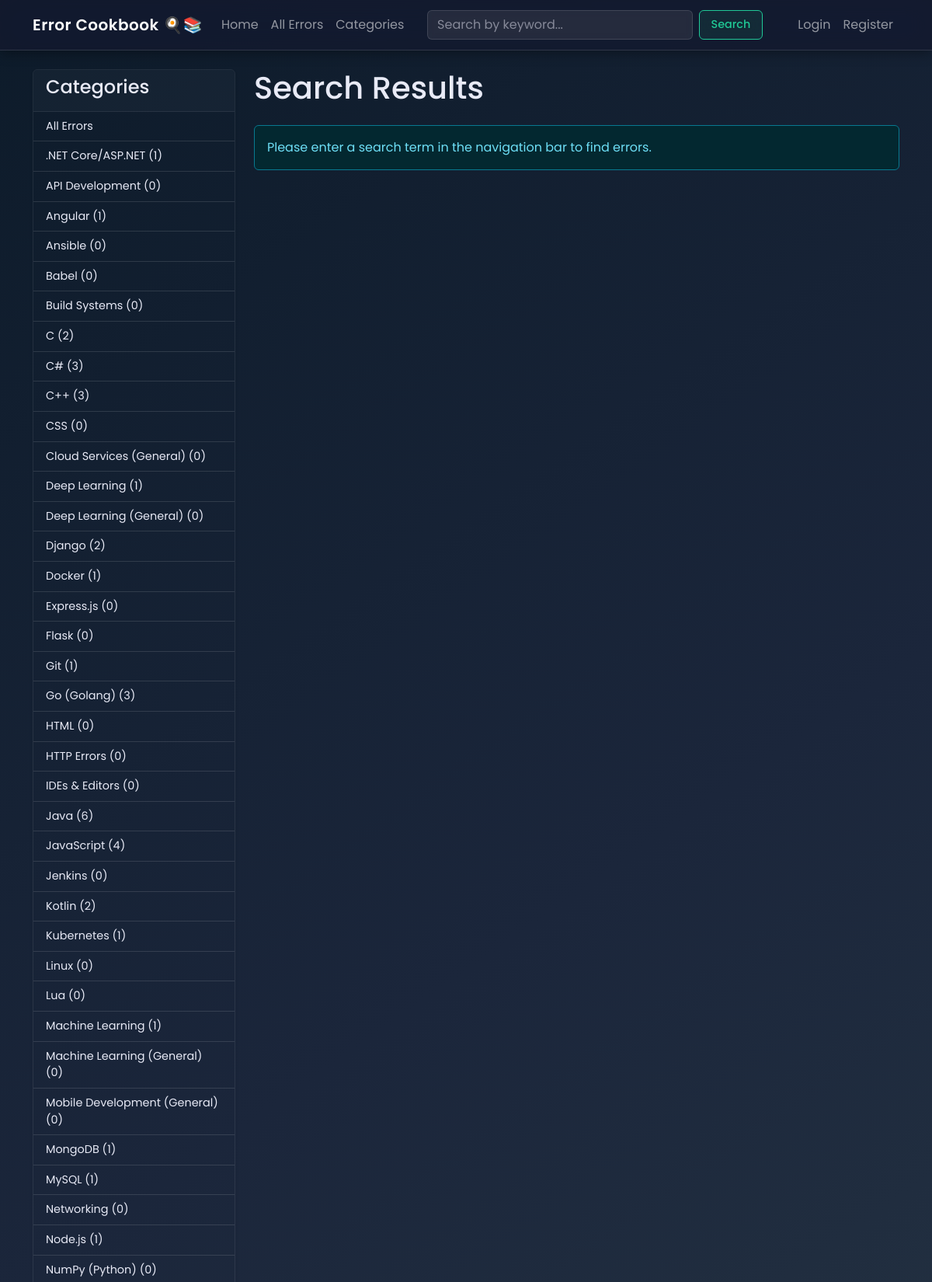
The app's page /search/ (upper part) with its own data.
### main_app/models.py (models this page shows, shortened)
class Category(models.Model):
    name = models.CharField(max_length=100, unique=True)
    description = models.TextField(blank=True, null=True)
    slug = models.SlugField(max_length=120, unique=True, blank=True, editable=False)
    def get_absolute_url(self):
        return reverse('main_app:errors_by_category', kwargs={'category_slug': self.slug})
    class Meta:
        verbose_name_plural = "Categories"
        ordering = ['name']

### main_app/views.py (the view)
# urls.py: path('search/', views.search_results, name='search_results'),
def search_results(request):
    common_context = get_common_context(request)
    query = request.GET.get('query')
    results = ErrorEntry.objects.none()
    if query:
        base_query = ErrorEntry.objects.filter(is_public=True, status=ErrorEntry.STATUS_APPROVED)
        results = base_query.filter(
            Q(title__icontains=query) | Q(description__icontains=query) |
            Q(error_code__icontains=query) | Q(category__name__icontains=query)
        ).distinct().order_by('-updated_at')
    context = {**common_context, 'query': query, 'results': results, 'list_title': f'Search Results for "{query}"' if query else 'Search Results'}
    return render(request, 'main_app/search_results.html', context)

### main_app/forms.py
class ErrorSearchForm(forms.Form):
    query = forms.CharField(
        label='Search Errors',
        max_length=100,
        required=False,
        widget=forms.TextInput(attrs={
            'class': 'form-control me-2 glass-form-input',
            'type': 'search',
            'placeholder': 'Search by keyword...',
            'aria-label': 'Search'
        })
    )

### main_app/views.py (called while the page is built)
def get_common_context(request):
    return {
        'categories': Category.objects.all(),
        'search_form': ErrorSearchForm(request.GET if request.method == 'GET' else None)
    }

### main_app/templates/main_app/search_results.html (shortened to what this page needs)
{% extends "base.html" %}
{% load static %}
{% block content %}
<h1 class="mb-4">{{ list_title|default:"Search Results" }}</h1>
{% if query %}
    {% if results %}
        <p class="text-muted">Found {{ results.count }} result{{ results.count|pluralize }} for "<strong>{{ query }}</strong>".</p>
        <div class="list-group shadow-sm">
            {% for error in results %}
                <a href="{{ error.get_absolute_url }}" class="list-group-item list-group-item-action flex-column align-items-start">
                    <div class="d-flex w-100 justify-content-between">
                        <h5 class="mb-1">{{ error.title }}</h5>
                        <small class="text-muted">{{ error.updated_at|date:"M d, Y" }}</small>
                    </div>
                    {% if error.error_code %}
                        <p class="mb-1"><small class="text-body-secondary">Code: {{ error.error_code }}</small></p>
                    {% endif %}
                    <p class="mb-1">{{ error.description|truncatewords:30 }}</p>
                    {% if error.category %}
                        <span class="badge bg-primary rounded-pill">{{ error.category.name }}</span>
                    {% endif %}
                </a>
            {% endfor %}
        </div>
        {% else %}
        <div class="alert alert-warning" role="alert">
            No errors found matching "<strong>{{ query }}</strong>". Try a different search term or <a href="{% url 'cookbook:error_list' %}" class="alert-link">browse all errors</a>.
        </div>
    {% endif %}
{% else %}
    <div class="alert alert-info" role="alert">
        Please enter a search term in the navigation bar to find errors.
    </div>
{% endif %}
{% endblock content %}

### main_app/templates/main_app/partials/category_sidebar.html (shortened to what this page needs)
<div class="card shadow-sm mb-4">
    <div class="card-header">
        <h4>Categories</h4>
    </div>
    <div class="list-group list-group-flush">
        <a href="{% url 'main_app:error_list' %}"
           class="list-group-item list-group-item-action {% if not current_category and request.resolver_match.url_name == 'error_list' %}active{% endif %}">
           All Errors
        </a>
        {% for cat in categories %}
            <a href="{{ cat.get_absolute_url }}"
               class="list-group-item list-group-item-action {% if current_category.slug == cat.slug %}active{% endif %}">
                {{ cat.name }} ({{ cat.errors.count }})
            </a>
        {% empty %}
            <li class="list-group-item">No categories yet.</li>
        {% endfor %}
    </div>
</div>

### main_app/static/css/style.css (style rules this page uses)
:root { --primary-glow-color: rgba(100, 181, 246, 0.4); --secondary-glow-color: rgba(126, 87, 194, 0.4); --success-glow-color: rgba(76, 175, 80, 0.5); --danger-glow-color: rgba(244, 67, 54, 0.5); --glass-bg-main-card: rgba(35, 35, 55, 0.75); --glass-bg-nested-card: rgba(45, 50, 75, 0.70); --glass-bg-navbar-footer: rgba(20, 25, 45, 0.8); --glass-bg-hover: rgba(60, 65, 90, 0.80); --glass-border-color: rgba(255, 255, 255, 0.12); --glass-border-color-stronger: rgba(255, 255, 255, 0.2); --glass-text-color: #e8eaf6; --glass-text-muted-color: #b0bec5; --glass-text-emphasis-color: #ffffff; --body-bg-start: #0d1b2a; --body-bg-mid: #1b263b; --body-bg-end: #2a3b47; --navbar-height: 65px; --footer-height: 60px; --link-color: #82b1ff; --link-hover-color: #a6cfff; --box-shadow-soft: 0 4px 15px rgba(0,0,0,0.2); --box-shadow-strong: 0 8px 30px rgba(0,0,0,0.3); --badge-primary-glass-bg: rgba(100, 181, 246, 0.2); }
html { scroll-behavior: smooth; }
[data-bs-theme="dark"] { --bs-body-color: var(--glass-text-color); --bs-body-bg: transparent; --bs-border-color: var(--glass-border-color); --bs-border-color-translucent: rgba(255, 255, 255, 0.08); --bs-link-color: var(--link-color); --bs-link-hover-color: var(--link-hover-color); --bs-code-color: #f48fb1; --bs-emphasis-color: var(--glass-text-emphasis-color); --bs-secondary-color: var(--glass-text-muted-color); --bs-tertiary-color: rgba(232, 234, 246, 0.4); --bs-primary-rgb: 100, 181, 246; --bs-success-rgb: 76, 175, 80; --bs-info-rgb: 13, 202, 240; --bs-warning-rgb: 255, 193, 7; --bs-danger-rgb: 244, 67, 54; --bs-card-bg: var(--glass-bg-nested-card); --bs-card-border-color: var(--glass-border-color); --bs-card-cap-bg: rgba(255, 255, 255, 0.05); }
body { font-family: 'Poppins', sans-serif; background: linear-gradient(145deg, var(--body-bg-start) 0%, var(--body-bg-mid) 45%, var(--body-bg-end) 100%); background-attachment: fixed; color: var(--glass-text-color); padding-top: var(--navbar-height); }
.glass-form-input, .form-control.glass-form-input, .form-select.glass-form-input { background: rgba(255, 255, 255, 0.08) !important; backdrop-filter: blur(5px); -webkit-backdrop-filter: blur(5px); border: 1px solid var(--glass-border-color) !important; color: var(--glass-text-color) !important; border-radius: 0.375rem; transition: all 0.2s ease; }
.glass-form-input::placeholder { color: rgba(232, 234, 246, 0.5); }
.sidebar-area .list-group-item { font-size: 0.9rem; }

### records on screen
Category: name ".NET Core/ASP.NET", errors.count "1"
Category: name "API Development", errors.count "0"
Category: name "Angular", errors.count "1"
Category: name "Ansible", errors.count "0"
Category: name "Babel", errors.count "0"
Category: name "Build Systems", errors.count "0"
Category: name "C", errors.count "2"
Category: name "C#", errors.count "3"
Category: name "C++", errors.count "3"
Category: name "CSS", errors.count "0"
Category: name "Cloud Services (General)", errors.count "0"
Category: name "Deep Learning", errors.count "1"
Category: name "Deep Learning (General)", errors.count "0"
Category: name "Django", errors.count "2"
Category: name "Docker", errors.count "1"
Category: name "Express.js", errors.count "0"
Category: name "Flask", errors.count "0"
Category: name "Git", errors.count "1"
Category: name "Go (Golang)", errors.count "3"
Category: name "HTML", errors.count "0"
Category: name "HTTP Errors", errors.count "0"
Category: name "IDEs & Editors", errors.count "0"
Category: name "Java", errors.count "6"
Category: name "JavaScript", errors.count "4"
Category: name "Jenkins", errors.count "0"
Category: name "Kotlin", errors.count "2"
Category: name "Kubernetes", errors.count "1"
Category: name "Linux", errors.count "0"
Category: name "Lua", errors.count "0"
Category: name "Machine Learning", errors.count "1"
Category: name "Machine Learning (General)", errors.count "0"
Category: name "Mobile Development (General)", errors.count "0"
Category: name "MongoDB", errors.count "1"
Category: name "MySQL", errors.count "1"
Category: name "Networking", errors.count "0"
Category: name "Node.js", errors.count "1"
Category: name "NumPy (Python)", errors.count "0"

### other values on screen
{{ list_title|default:"Search Results" }} "Search Results"
